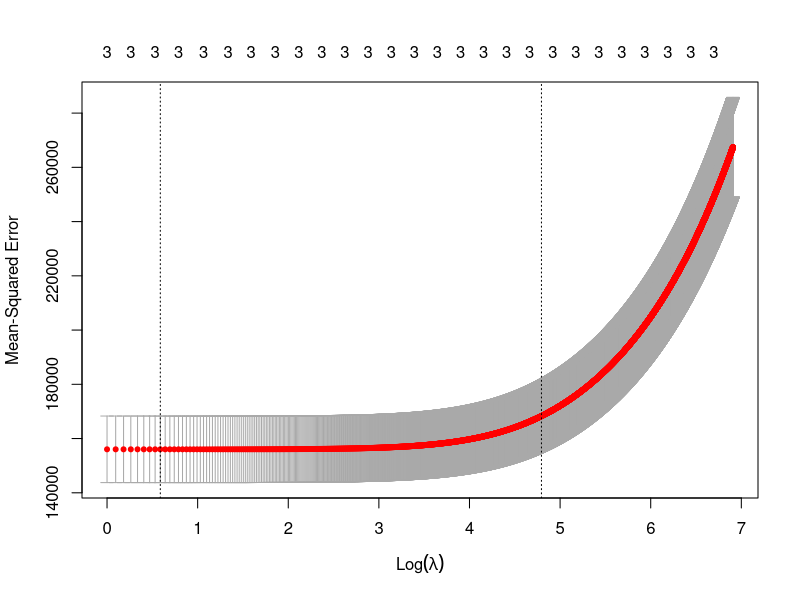
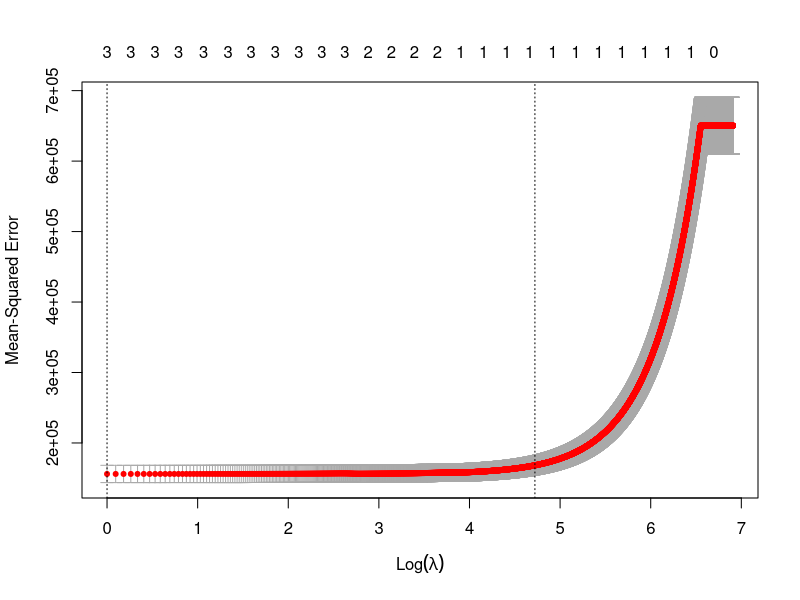

Source code (R) for these figures, in order:
## ---- chunk 1
#| echo: true
#| eval: true
library(glmnet)
library(tidyverse)
library(palmerpenguins)
penguins <- penguins |> drop_na()
mod <- penguins |> model.matrix(~ flipper_length_mm + bill_depth_mm + bill_length_mm - 1,
  data = _) # Must include -1 to remove intercept, needed for glmnet
lambdas <- seq(1,1000, by = 0.1)
## ---- chunk 2
#| echo: true
#| eval: true
ridge_mod_cv <- cv.glmnet(x = mod, 
                          y = penguins$body_mass_g,
                          alpha = 0,
                          lambda = lambdas,
                          nfolds = 333)
## ---- chunk 3
#| echo: true
#| eval: true


plot(ridge_mod_cv)

## ---- chunk 4
#| echo: true
#| eval: true

ridge_mod_cv$lambda.min

## ---- chunk 5

ridge_mod <- glmnet(x = mod, 
                       y = penguins$body_mass_g,
                       alpha = 0,
                       lambda = 1.8)

coef(ridge_mod)[,1]
## ---- chunk 6
#| echo: true
#| eval: true
library(glmnet)
library(tidyverse)
library(palmerpenguins)
penguins <- penguins |> drop_na()
mod <- penguins |> model.matrix(~ flipper_length_mm + bill_depth_mm + bill_length_mm - 1,
  data = _) # Must include -1 to remove intercept, needed for glmnet
lambdas <- seq(1,1000, by = 0.1)
## ---- chunk 7
#| echo: true
#| eval: true
ridge_mod_cv <- cv.glmnet(x = mod, 
                          y = penguins$body_mass_g,
                          alpha = 1,
                          lambda = lambdas,
                          nfolds = 333)
## ---- chunk 8
#| echo: true
#| eval: true


plot(ridge_mod_cv)

## ---- chunk 9
#| echo: true
#| eval: true

ridge_mod_cv$lambda.min

## ---- chunk 10

ridge_mod <- glmnet(x = mod, 
                       y = penguins$body_mass_g,
                       alpha = 1,
                       lambda = 1)

coef(ridge_mod)[,1]
## ---- chunk 11
library(palmerpenguins)
library(tidyverse)
penguins <- penguins |> drop_na()
penguins |> lm(body_mass_g ~ flipper_length_mm + bill_length_mm + bill_depth_mm,
               data = _)
